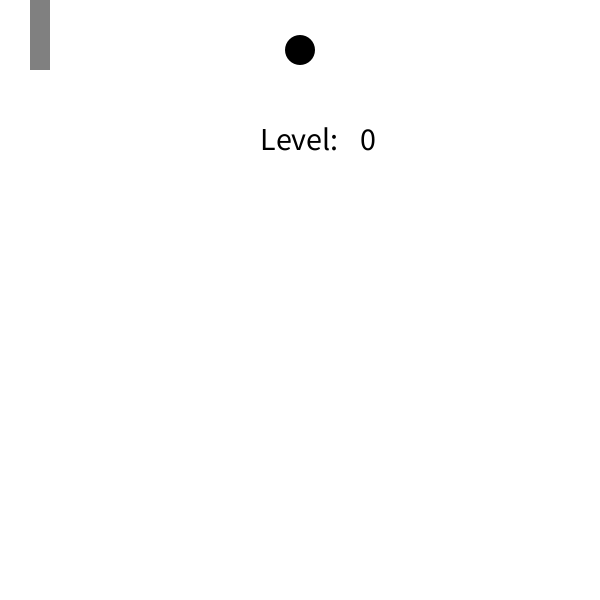
Frame 1 (no input)
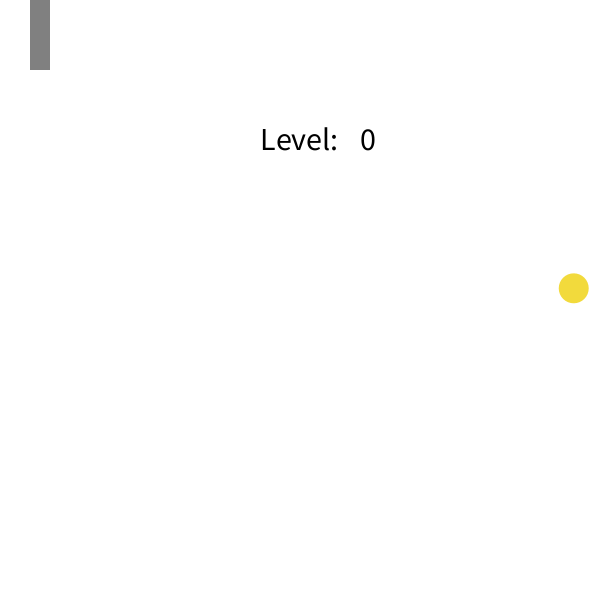
Frame 60 (the mouse pressed at the canvas centre just before this capture)
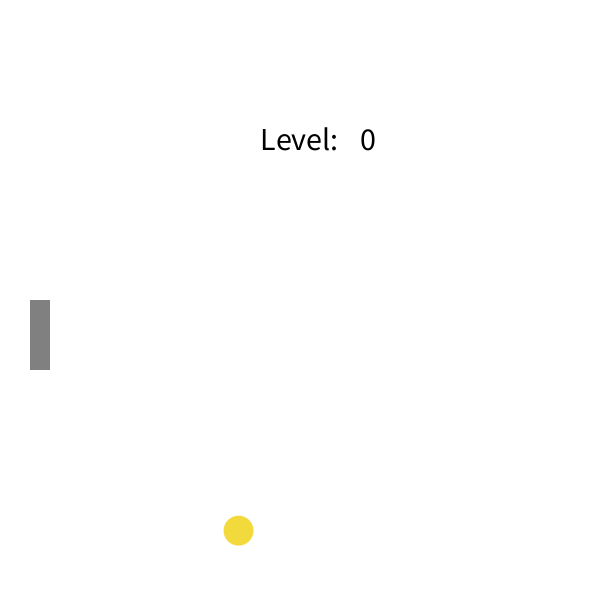
Frame 120 (the mouse held since frame 60 and released just before this capture)

The Processing sketch that drew these frames (run headless with seeded random() and noise(); from frame 60 on, the mouse is pressed at the canvas centre):

// Processing sketch: pong
// ── pong.pde
/*
Tipo:
  int inteiro (1, 2, 3, mouse x, mouse y)
  float real (3.14, 15/2)
  char caracter ('a','c')
  void vazio
    
Variaveis:
  < tipo > nome qualquer;
  float gravidade;
  char nome [25];
  
Atribuição:
  operador = 
  gravidade = 9.81;
  int a = 10;
  a = a*2;
  
Função:
  f(y)=x+2
  <tipo> nome ()
  
Escopo:
  {} define um bloco de código
  
Estrutura Condicional:
  if (condicao) {
    // seu codigo aqui
  }
  
Estrutura de Repeticao:
  int i = 0;
  for (i =0; i<5; i++){
    // seu codigo aqui
  }
  
  while (condicao) {
    // seu codigo aqui
  }
  
  while (i<5){
    i = i+1;
  }
  
Estrutura Processing:
  setup();
  while (true){
    draw ();
  }
*/

//Declaracoes

float bola_x = 300;
float bola_y = 50;
float velocidade_x = random(3,7);
float velocidade_y = random(3,7);
float cor_R=0 ;
float cor_B=0 ;
float cor_G=0 ;
int level=0;

void setup (){
  size (600, 600);
  noCursor();
  textSize(32);
  noStroke();
  smooth();
  
}

void draw (){
  background (255, 255, 255); 
  fill (0,0,0);
  text ("Level:",width/2-40, height/4);
  text (str(level),width/2+60,height/4);
  fill (cor_R,cor_G,cor_B);
  ellipse (bola_x, bola_y,30,30);
  fill (128,128,128);
  rect (30, mouseY, 20,70);
  bola_x = bola_x + velocidade_x;
  bola_y = bola_y + velocidade_y;
  if (bola_y > height || bola_y < 0) {
    velocidade_y = velocidade_y*-1;
    cor_R = random (0,255);
    cor_B = random (0,255);
    cor_G = random (0,255);
  }
  if (bola_x > width){
    velocidade_x = velocidade_x*-1;
    cor_R = random (0,255);
    cor_B = random (0,255);
    cor_G = random (0,255);
    }
  if (bola_x <0){
    velocidade_x = random (3,5);
    if (velocidade_y > 0) {
      velocidade_y= random (3,5);
    }else{
      velocidade_y=random (3,5)*-1;
    }
    bola_x = random(100,600);
    bola_y = random(0,600);
    level = 0;
  }
  if (bola_x > 30 && bola_x < 50 && bola_y > mouseY && bola_y < mouseY+70) {
    velocidade_x = velocidade_x*-1;
    velocidade_x = velocidade_x+1;
    velocidade_y = velocidade_y+1;
    level = level+1;
  }
  
  
  
}
